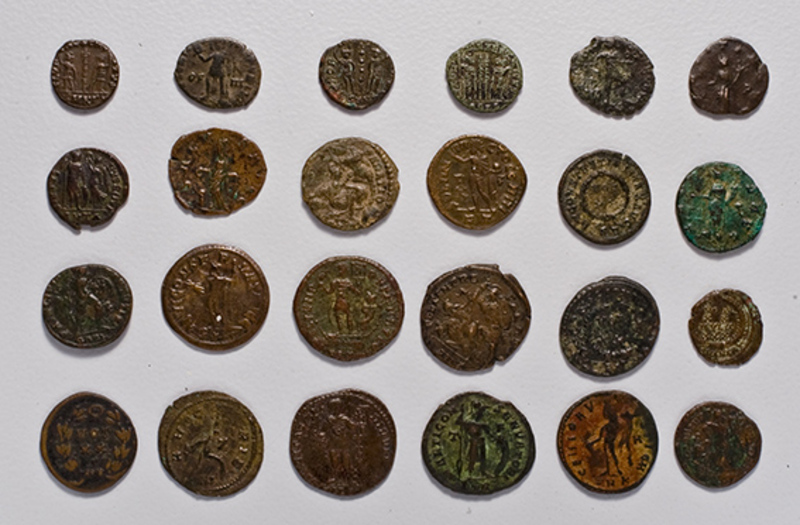
#> input picture images/1.Jpg, 800 x 525 px, given in place of the camera
$ python main.py
#> lines starting #> are read from the running program, lines starting #| are printed output that depends on the picture; after the words box and inside, x2 and y2 are one past the last pixel; in counts of white or black regions, pixels touching at a corner belong together
### menu.py
import cv2
import numpy as np

x_start, y_start, x_end, y_end = 81, 168, 556, 338

#size of one cell
x_one = (x_end - x_start)//5
y_one = (y_end - y_start)//3
y_end += y_one


def display_menu(img):
	#canvas #1 for display
	cv2.rectangle(img,(x_start, y_start - y_one -25),(x_end ,y_start -15),(0,255,0),3)
	#canvas #2 for digits
	cv2.rectangle(img,(x_start,y_start),(x_end,y_end),(0,255,0),3)

	#Vertical lines
	for i in range(1,5):
		cv2.line(img,(x_start + i*x_one, y_start),(x_start + i*x_one, y_end),(0,255,0),3)

	#Horizontal lines
	for i in range(1,4):
		cv2.line(img,(x_start, y_start + i*y_one),(x_end, y_start + i*y_one),(0,255,0),3)
	font = cv2.FONT_HERSHEY_SIMPLEX

	#Display digits
	fontsize, fontthickness = 1.5, 4
	#row #1
	cv2.putText(img,'1',(x_start + 0*x_one + (x_one//3),y_start + 1*y_one - 10), font, fontsize,(0,0,255),fontthickness,cv2.LINE_AA)
	cv2.putText(img,'2',(x_start + 1*x_one + (x_one//3),y_start + 1*y_one - 10), font, fontsize,(0,0,255),fontthickness,cv2.LINE_AA)
	cv2.putText(img,'3',(x_start + 2*x_one + (x_one//3),y_start + 1*y_one - 10), font, fontsize,(0,0,255),fontthickness,cv2.LINE_AA)
	cv2.putText(img,'+',(x_start + 3*x_one + (x_one//3),y_start + 1*y_one - 10), font, fontsize,(0,0,255),fontthickness,cv2.LINE_AA)
	cv2.putText(img,'-',(x_start + 4*x_one + (x_one//3),y_start + 1*y_one - 10), font, fontsize,(0,0,255),fontthickness,cv2.LINE_AA)
	#row #2
	cv2.putText(img,'4',(x_start + 0*x_one + (x_one//3),y_start + 2*y_one - 10), font, fontsize,(0,0,255),fontthickness,cv2.LINE_AA)
	cv2.putText(img,'5',(x_start + 1*x_one + (x_one//3),y_start + 2*y_one - 10), font, fontsize,(0,0,255),fontthickness,cv2.LINE_AA)
	cv2.putText(img,'6',(x_start + 2*x_one + (x_one//3),y_start + 2*y_one - 10), font, fontsize,(0,0,255),fontthickness,cv2.LINE_AA)
	cv2.putText(img,'X',(x_start + 3*x_one + (x_one//3),y_start + 2*y_one - 10), font, fontsize,(0,0,255),fontthickness,cv2.LINE_AA)
	cv2.putText(img,'/',(x_start + 4*x_one + (x_one//3),y_start + 2*y_one - 20), font, 1.1,(0,0,255),fontthickness,cv2.LINE_AA)
	#row #3
	cv2.putText(img,'7',(x_start + 0*x_one + (x_one//3),y_start + 3*y_one - 10), font, fontsize,(0,0,255),fontthickness,cv2.LINE_AA)
	cv2.putText(img,'8',(x_start + 1*x_one + (x_one//3),y_start + 3*y_one - 10), font, fontsize,(0,0,255),fontthickness,cv2.LINE_AA)
	cv2.putText(img,'9',(x_start + 2*x_one + (x_one//3),y_start + 3*y_one - 10), font, fontsize,(0,0,255),fontthickness,cv2.LINE_AA)
	cv2.putText(img,'0',(x_start + 3*x_one + (x_one//3),y_start + 3*y_one - 10), font, fontsize,(0,0,255),fontthickness,cv2.LINE_AA)
	cv2.putText(img,'.',(x_start + 4*x_one + (x_one//3),y_start + 3*y_one - 10), font, fontsize,(0,0,255),fontthickness,cv2.LINE_AA)
	#row #4
	cv2.putText(img,'C',(x_start + 0*x_one + (x_one//3),y_start + 4*y_one - 10), font, fontsize,(0,0,255),fontthickness,cv2.LINE_AA)
	cv2.putText(img,'<-',(x_start + 1*x_one + (x_one//3) - 10,y_start + 4*y_one - 10), font, 1.2,(0,0,255),fontthickness,cv2.LINE_AA)
	cv2.putText(img,'(',(x_start + 2*x_one + (x_one//3),y_start + 4*y_one - 15), font, 1,(0,0,255),fontthickness,cv2.LINE_AA)
	cv2.putText(img,')',(x_start + 3*x_one + (x_one//3),y_start + 4*y_one - 15), font, 1,(0,0,255),fontthickness,cv2.LINE_AA)
	cv2.putText(img,'=',(x_start + 4*x_one + (x_one//3),y_start + 4*y_one - 10), font, fontsize,(0,0,255),fontthickness,cv2.LINE_AA)

	return img

### airpen.py
import numpy as np
import cv2

font = cv2.FONT_HERSHEY_SIMPLEX
lower_yellow = np.array([20,100,100]) #Lower bound of hsv color to detect
upper_yellow = np.array([30,255,180]) #Upper bound of hsv color to detect

lost_count = 0
x_pt, y_pt = 1000, 1000

def pointer(img):
    global lost_count, x_pt, y_pt, counter, upper_yellow, lower_yellow, font
    #as per documentation
    hsv =  cv2.cvtColor(img,cv2.COLOR_BGR2HSV)
    kernel=np.ones((5,5),np.uint8)
    mask=cv2.inRange(hsv,lower_yellow,upper_yellow)
    mask = cv2.erode(mask,kernel, iterations=2)
    mask=cv2.morphologyEx(mask,cv2.MORPH_OPEN,kernel)
    mask = cv2.dilate(mask, kernel, iterations=1)
    res=cv2.bitwise_and(img,img,mask=mask)

    cnts,_=cv2.findContours(mask.copy(),cv2.RETR_EXTERNAL,cv2.CHAIN_APPROX_SIMPLE)
    center = None
    if len(cnts) > 0:
        c = max(cnts, key=cv2.contourArea)
        ((x, y), radius) = cv2.minEnclosingCircle(c)
        M = cv2.moments(c)
        center = (int(M["m10"] / M["m00"]), int(M["m01"] / M["m00"]))
        if radius > 4:
            lost_count = 0
            x_pt = int(x)
            y_pt = int(y)
            cv2.circle(img, (int(x), int(y)), int(radius),(255,255,255), 2)
            cv2.circle(img, center, 5, (216, 100, 138), -1)
            lost_count += 1
            if lost_count > 20:
                x_pt, y_pt = 1000, 1000
    else:
        lost_count += 1
        if lost_count > 20:
            x_pt, y_pt = 1000, 1000

    return img, x_pt, y_pt

### main.py
import cv2
import numpy as np
import menu
import airpen
import calculate
cap = cv2.VideoCapture(0)
frame = cap.read()[1]
#> frame is the input picture: shape (525, 800, 3); mean B, G, R 137.4, 143.3, 150.7
dis = "0"
buttons = {"1" : 0,		"2" : 0,		"3" : 0,		"4" : 0,
		"6" : 0,		"7" : 0,		"8" : 0,		"9" : 0,
		"0" : 0,		"+" : 0,		"/" : 0,		"X" : 0,
		"." : 0,		"-" : 0,		"C" : 0,		"<" : 0,
		"(" : 0,		")" : 0,		"=" : 0,		"5" : 0
		}

def framecount(cur):
	global buttons, dis
	temp = buttons[cur]
	buttons  =  { x:0 for x in buttons}
	buttons[cur] = temp
	buttons[cur] += 1
	if buttons[cur] > 25:
		buttons[cur] = 0
		if cur == "=":
			return True
		elif cur == "<":
			return True
		elif cur == "C":
			dis = "0"
			return ""
		elif not cur in "0123456789":
			return str(" " + cur + " ")
		return cur
	return ""


# cv2.imwrite("dimension-test.jpg",frame)
# cap.release()


#boundary coordinates
x_start, y_start, x_end, y_end = 81, 168, 556, 338

#size of one cell
x_one = (x_end - x_start)//5
y_one = (y_end - y_start)//3
y_end += y_one


i = 0

while True:
	img = cap.read()[1]
	img = cv2.flip(img,1)
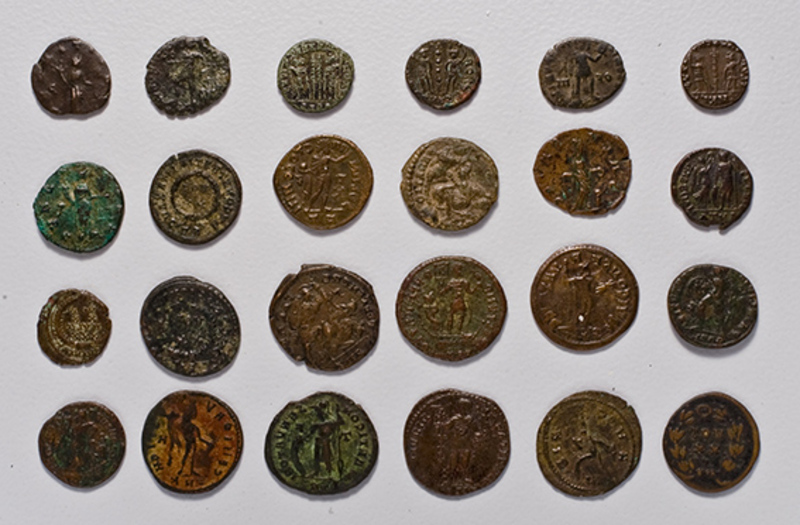
#> img: shape (525, 800, 3); mean B, G, R 137.4, 143.3, 150.7
	font = cv2.FONT_HERSHEY_SIMPLEX
	img = menu.display_menu(img)
#> in display_menu, `cv2.rectangle(img,(x_start,y_start),(x_end,y_end),(0,255,0),3)`:
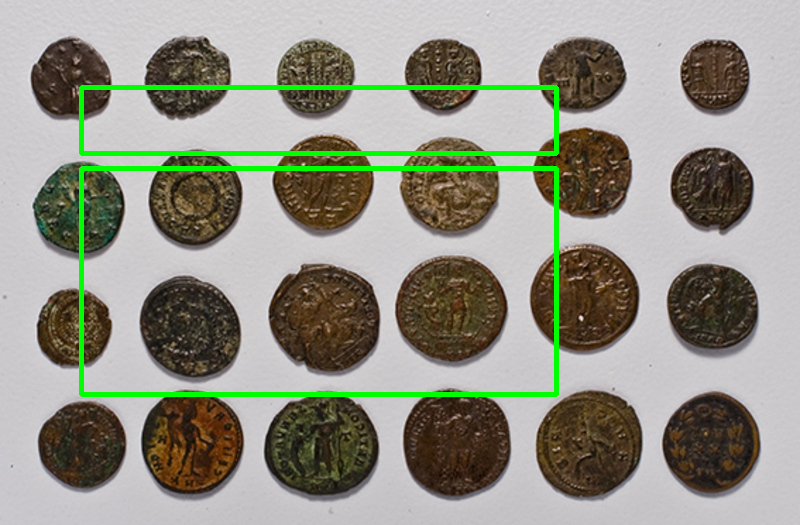
#> img: shape (525, 800, 3); mean B, G, R 133.8, 146.9, 146.5
#> after the loop in display_menu, `for i in range(1,5):`:
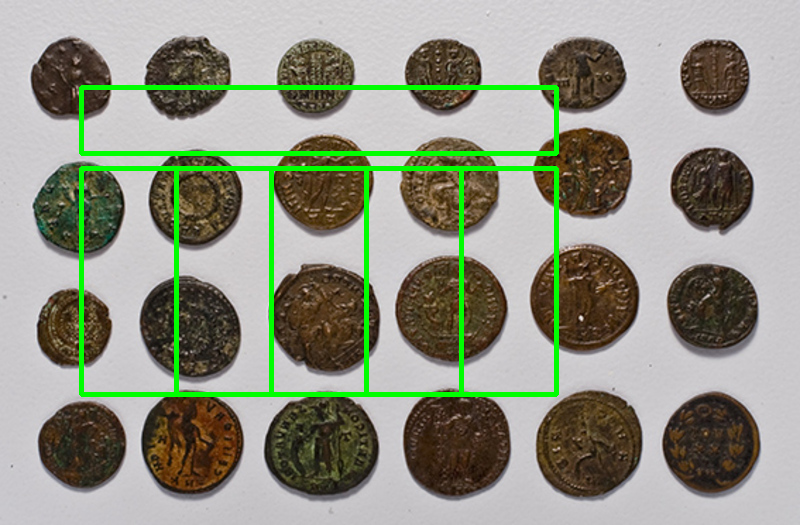
#> img: shape (525, 800, 3); 1.05% of pixels changed, all inside (x1, y1, x2, y2) = (174, 171, 464, 392)
#> after the loop in display_menu, `for i in range(1,4):`:
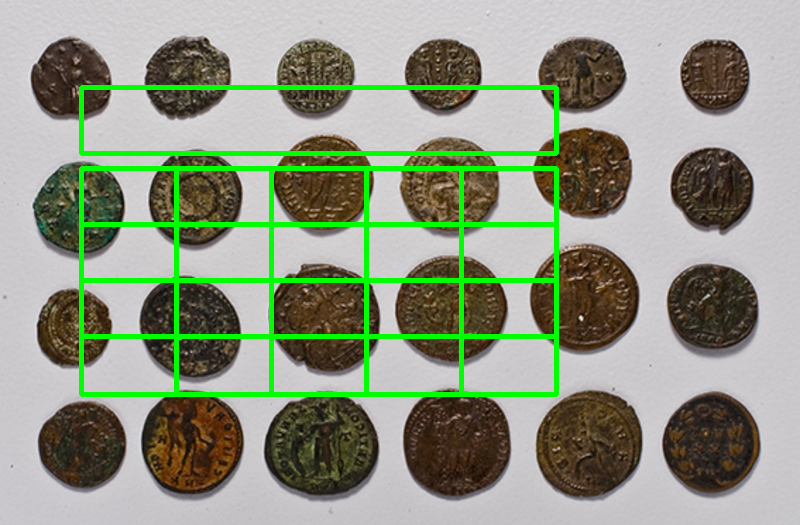
#> img: shape (525, 800, 3); 1.61% of pixels changed, all inside (x1, y1, x2, y2) = (84, 222, 554, 339)
#> in display_menu, `font = cv2.FONT_HERSHEY_SIMPLEX`: font = 0
#> in display_menu, `cv2.putText(img,'.',(x_start + 4*x_one + (x_one//3),y_start + 3*y_one ..`: img: shape (525, 800, 3); mean B, G, R 129.3, 148.8, 144.6
#> in display_menu, `cv2.putText(img,'=',(x_start + 4*x_one + (x_one//3),y_start + 4*y_one ..`:
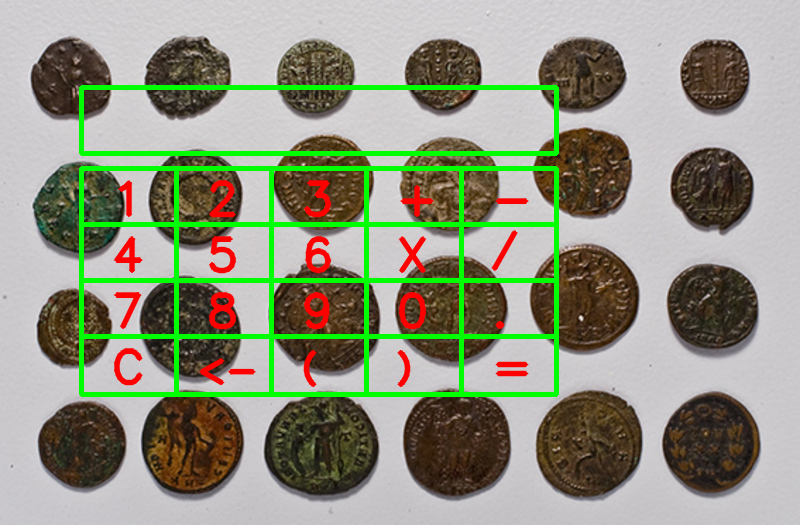
#> img: shape (525, 800, 3); mean B, G, R 128.6, 148.1, 144.8
	img, x_pt, y_pt = airpen.pointer(img)
#> in pointer, `hsv =  cv2.cvtColor(img,cv2.COLOR_BGR2HSV)`: hsv: shape (525, 800, 3); mean H, S, V 90.9, 65.7, 159.9
#> in pointer, `mask=cv2.inRange(hsv,lower_yellow,upper_yellow)`:
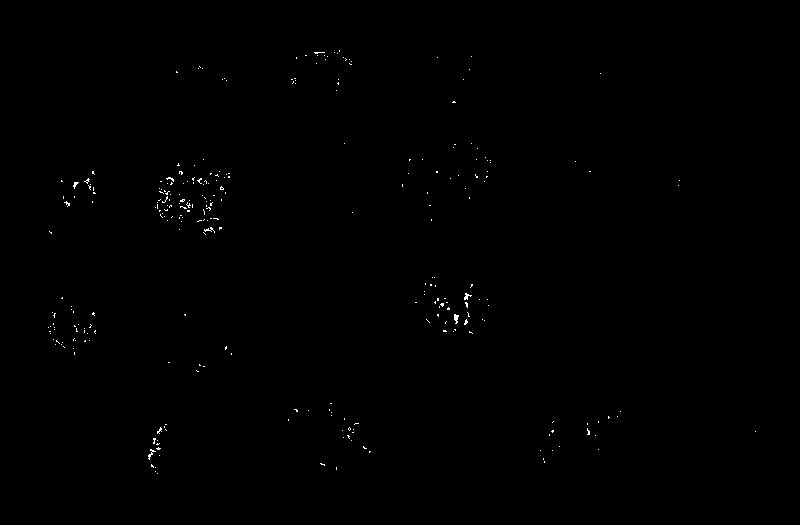
#> mask: shape (525, 800); 0.23% white in thin lines or dots, all inside (x1, y1, x2, y2) = (48, 50, 756, 474)
#> in pointer, `mask = cv2.erode(mask,kernel, iterations=2)`: mask: shape (525, 800); every value is 0
#> in pointer, `res=cv2.bitwise_and(img,img,mask=mask)`: res: shape (525, 800, 3); every value is 0
#> in pointer, `cnts,_=cv2.findContours(mask.copy(),cv2.RETR_EXTERNAL,cv2.CHAIN_APPROX..`: cnts = []
#> x_pt = 1000; y_pt = 1000


	#row #0 display
	img2 = img[:,:].copy()

	if(y_pt > y_start + 0*y_one and y_pt < y_start + 1*y_one):
		if(x_pt > x_start + 0*x_one and x_pt < x_start + 1*x_one):
			dis += framecount("1")
		elif(x_pt > x_start + 1*x_one and x_pt < x_start + 2*x_one):
			dis += framecount("2")
		elif(x_pt > x_start + 2*x_one and x_pt < x_start + 3*x_one):
			dis += framecount("3")
		elif(x_pt > x_start + 3*x_one and x_pt < x_start + 4*x_one):
			dis += framecount("+")
		elif(x_pt > x_start + 4*x_one and x_pt < x_start + 5*x_one):
			dis += framecount("-")
		else:
			pass

	elif(y_pt > y_start + 1*y_one and y_pt < y_start + 2*y_one):
		if(x_pt > x_start + 0*x_one and x_pt < x_start + 1*x_one):
			dis += framecount("4")
		elif(x_pt > x_start + 1*x_one and x_pt < x_start + 2*x_one):
			dis += framecount("5")
		elif(x_pt > x_start + 2*x_one and x_pt < x_start + 3*x_one):
			dis += framecount("6")
		elif(x_pt > x_start + 3*x_one and x_pt < x_start + 4*x_one):
			dis += framecount("X")
		elif(x_pt > x_start + 4*x_one and x_pt < x_start + 5*x_one):
			dis += framecount("/")
		else:
			pass
	elif(y_pt > y_start + 2*y_one and y_pt < y_start + 3*y_one):
		if(x_pt > x_start + 0*x_one and x_pt < x_start + 1*x_one):
			dis += framecount("7")
		elif(x_pt > x_start + 1*x_one and x_pt < x_start + 2*x_one):
			dis += framecount("8")
		elif(x_pt > x_start + 2*x_one and x_pt < x_start + 3*x_one):
			dis += framecount("9")
		elif(x_pt > x_start + 3*x_one and x_pt < x_start + 4*x_one):
			dis += framecount("0")
		elif(x_pt > x_start + 4*x_one and x_pt < x_start + 5*x_one):
			dis += framecount(".")
		else:
			pass
	elif(y_pt > y_start + 3*y_one and y_pt < y_start + 4*y_one):
		if(x_pt > x_start + 0*x_one and x_pt < x_start + 1*x_one):
			if framecount("C") : dis = "0"
		elif(x_pt > x_start + 1*x_one and x_pt < x_start + 2*x_one):
			if framecount("<") : dis = dis[:-1]
		elif(x_pt > x_start + 2*x_one and x_pt < x_start + 3*x_one):
			dis += framecount("(")
		elif(x_pt > x_start + 3*x_one and x_pt < x_start + 4*x_one):
			dis += framecount(")")
		elif(x_pt > x_start + 4*x_one and x_pt < x_start + 5*x_one):
			if framecount("=") :
				dis = calculate.evaluate(dis)
		else:
			pass
	else:
		pass
	# print(dis)
	dis = str(dis)
	dis2 = str("".join(dis.split()))
	if len(dis2) > 1 and dis2[0] == "0":
		dis2 = dis2[1:]
	fontsize = 1.5
	fontthickness = 4
	if(len(dis2) > 10):
		fontsize = 0.8
		fontthickness = 3
	cv2.putText(img2,dis2,( (x_start - x_one + (x_one//3) + 70) ,(y_start -y_one + 25)), font, fontsize,(0,0,255),fontthickness,cv2.LINE_AA)
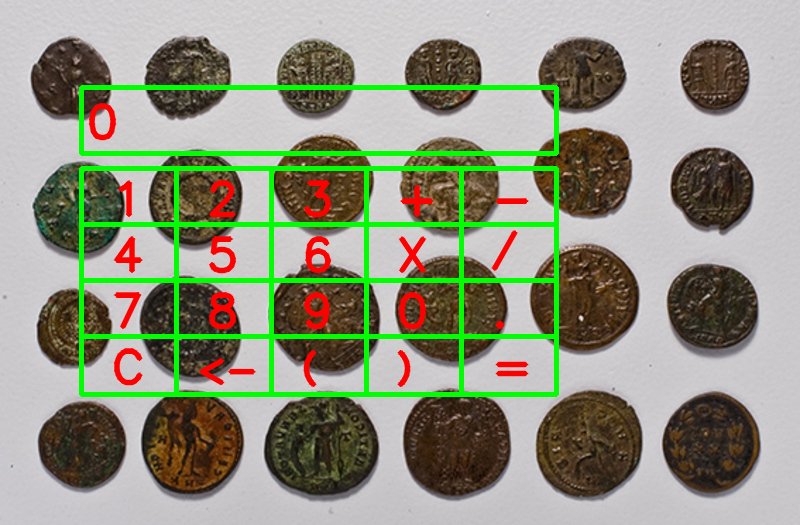
#> img2: shape (525, 800, 3); 0.14% of pixels changed, all inside (x1, y1, x2, y2) = (88, 103, 117, 141)
	cv2.imshow('Cal',img2)
	if cv2.waitKey(23) == ord('q'):
#> (key q is pressed here)
		break

cap.release()
cv2.destroyAllWindows()
